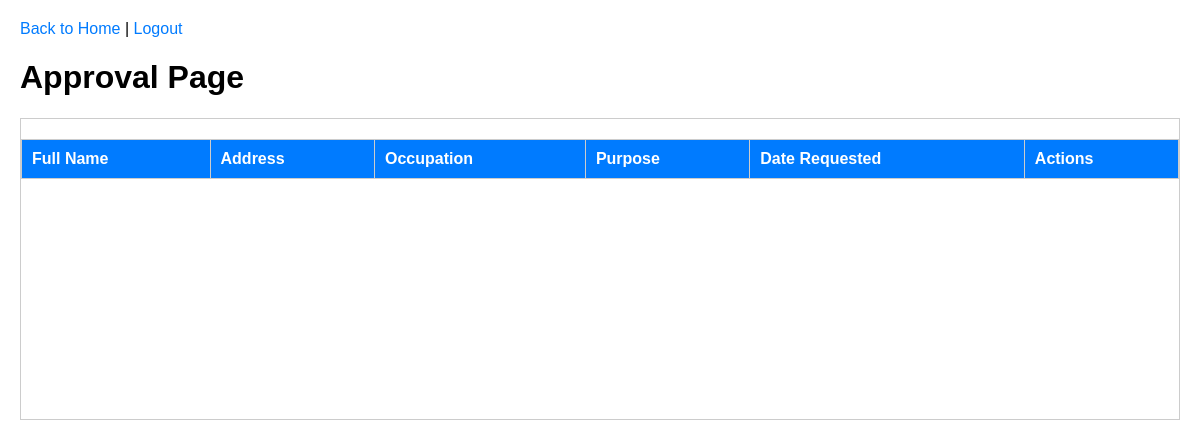
/approval (signed in), run on an earlier commit of the app's database.
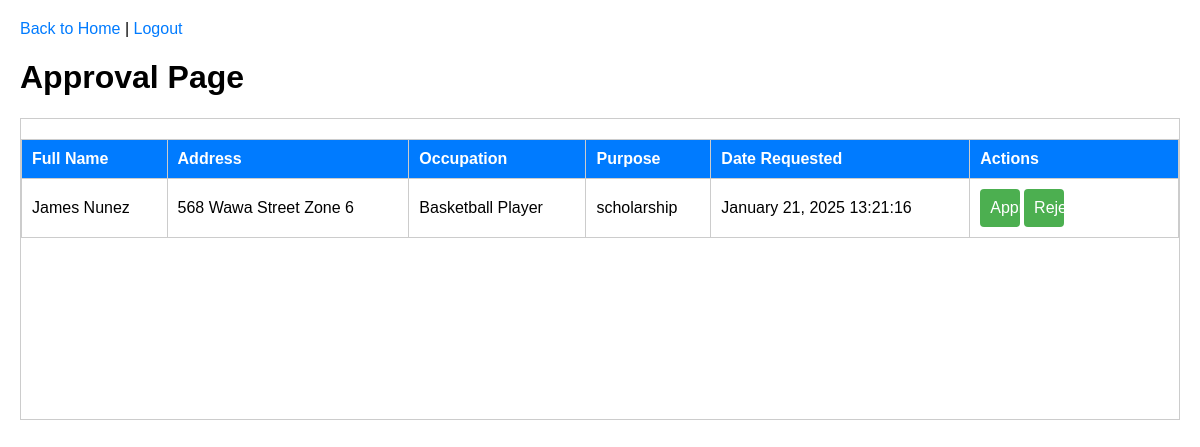
And on a later commit of the database.
### app.py (models this page shows, shortened)
class Resident(db.Model):
    id = db.Column(db.Integer, primary_key=True)
    full_name = db.Column(db.String(100), nullable=False)
    address = db.Column(db.String(200), nullable=False)
    occupation = db.Column(db.String(100), nullable=False)
    purpose = db.Column(db.String(200), nullable=False)
    date_requested = db.Column(db.DateTime, nullable=False, default=datetime.utcnow)
    date_issued = db.Column(db.DateTime)
    status = db.Column(db.String(20), default='pending')
    approvals = db.relationship('ApprovalLog', backref='resident', cascade='all, delete-orphan')

### app.py (the view)
@app.route('/approval')
@login_required
def approval():
    pending_residents = Resident.query.filter_by(status='pending').all()
    return render_template('approval.html', residents=pending_residents)

### app.py (called while the page is built)
@login_manager.user_loader
def load_user(user_id):
    return Account.query.get(int(user_id))

@app.before_request
def restrict_access():
    if current_user.is_authenticated:
        restricted_routes = {
            'admin': [],
            'user': ['manage_users'],
        }
        if current_user.role not in restricted_routes:
            return
        if request.endpoint in restricted_routes.get(current_user.role, []):
            flash('You are not authorized to access this page.', 'danger')
            return redirect(url_for('home_screen'))

### templates/approval.html (shortened to what this page needs)
<!DOCTYPE html>
<html lang="en">
<head>
</head>
<body>
    <div class="header">
        <a href="{{ url_for('home_screen') }}">Back to Home</a> |
        <a href="{{ url_for('logout') }}">Logout</a>
    </div>
    <h1>Approval Page</h1>
    <div class="pending-approvals" style="overflow-y: scroll; height: 300px; border: 1px solid #ccc;">
        <table border="1">
            <thead>
                <tr>
                    <th>Full Name</th>
                    <th>Address</th>
                    <th>Occupation</th>
                    <th>Purpose</th>
                    <th>Date Requested</th>
                    {% if current_user.role == 'admin' %}
                    <th>Actions</th>
                    {% endif %}
                </tr>
            </thead>
            <tbody>
                {% for resident in residents %}
                <tr>
                    <td>{{ resident.full_name }}</td>
                    <td>{{ resident.address }}</td>
                    <td>{{ resident.occupation }}</td>
                    <td>{{ resident.purpose }}</td>
                    <td>{{ resident.date_requested.strftime('%B %d, %Y %H:%M:%S') }}</td>
                    {% if current_user.role == 'admin' %}
                    <td>
                        <form action="{{ url_for('approve_request', resident_id=resident.id) }}" method="post" style="display:inline;">
                            <button type="submit">Approve</button>
                        </form>
                        <form action="{{ url_for('reject_request', resident_id=resident.id) }}" method="post" style="display:inline;">
                            <button type="submit">Reject</button>
                        </form>
                    </td>
                    {% endif %}
                </tr>
                {% endfor %}
            </tbody>
        </table>
    </div>
</body>
</html>

### templates/approval.html (style rules this page uses)
body { font-family: 'Trebuchet MS', 'Lucida Sans Unicode', 'Lucida Grande', 'Lucida Sans', Arial, sans-serif; margin: 20px; }
.header { margin-bottom: 20px; }
a { text-decoration: none; color: #007BFF; }
button { width: 21%; padding: 10px; background-color: #4CAF50; color: white; border: none; border-radius: 4px; cursor: pointer; font-size: 16px; }
table { width: 100%; border-collapse: collapse; margin-top: 20px; }
th, td { border: 1px solid #ccc; padding: 10px; text-align: left; }
th { background-color: #007BFF; color: white; }

What changed in the data, as far as the page shows it:
added Resident: full_name "James Nunez", address "568 Wawa Street Zone 6", occupation "Basketball Player", purpose "scholarship", date_requested "January 21, 2025 13:21:16"
